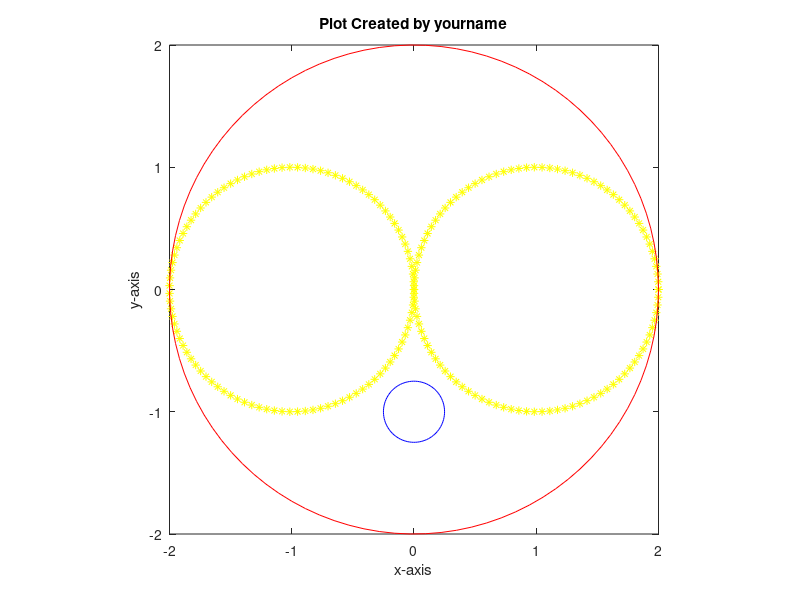

Recreate this plot in MATLAB.
% Circle
clc;
clear all;
theta = linspace(0, 2*pi, 100);
x = cos(theta);
x1 =1 + x;
x2 = 2*x;
x3 = 0.25 * x;
x = x - 1;
y = sin(theta);
y1 = y;
y2 = 2*y;
y3 = 0.25 * y - 1;
y = y;
figure;
plot(x, y,'y*', x1, y1, 'y*', x2, y2, 'r-', x3, y3, 'b-')
axis('equal');
xlabel('x-axis')
ylabel('y-axis')
title('Plot Created by yourname')
xlim([-2,2])
ylim([-2,2])